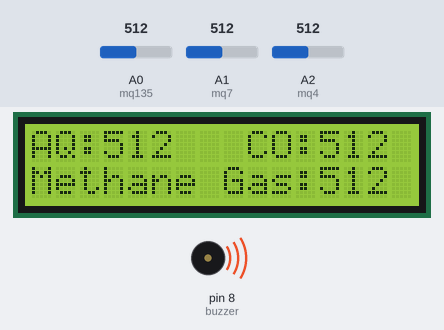
Bench run of a sketch on a simulated Arduino Uno, built with avr-gcc and run on an emulated ATmega328P. Shown: 16×2 character LCD, buzzer (waves = sounding, pin HIGH). The inputs (shaded band) are chosen by the test bench; at power-on: A0 (mq135) = 512, A1 (mq7) = 512, A2 (mq4) = 512.

Above: at 7.7 s.
7.8 s: A0 (mq135) set to 390
At 9.0 s:
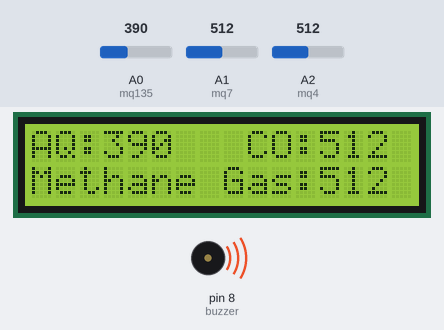
9.5 s: A1 (mq7) set to 390
At 10.9 s:
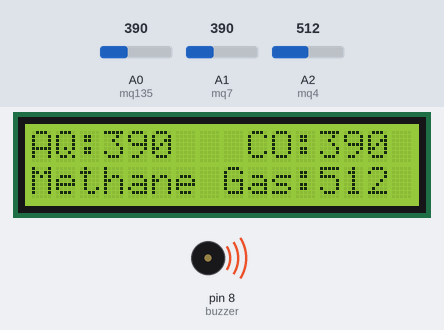
11.2 s: A2 (mq4) set to 419
At 11.8 s:
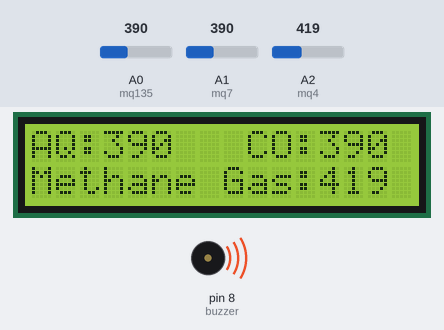
12.7 s: A2 (mq4) set to 391
At 13.8 s:
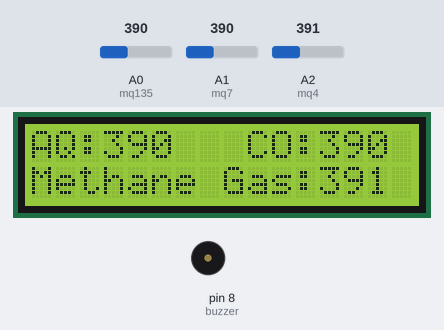
14.5 s: A0 (mq135) set to 412
At 15.8 s:
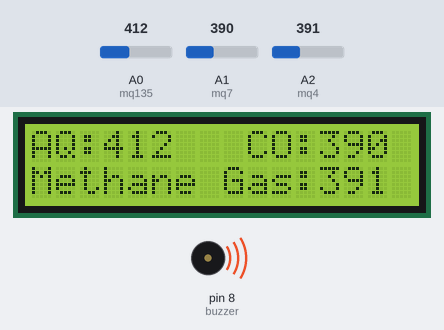
16.2 s: A1 (mq7) set to 410
At 16.7 s:
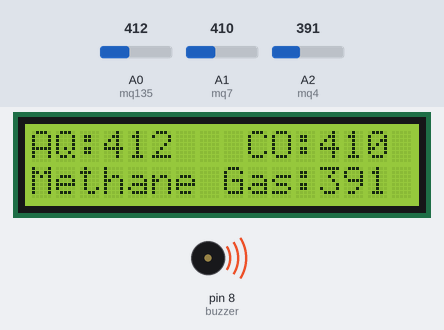
Timing chart, 0 to 18.7 s (numbered marks = the images above; inputs shaded):
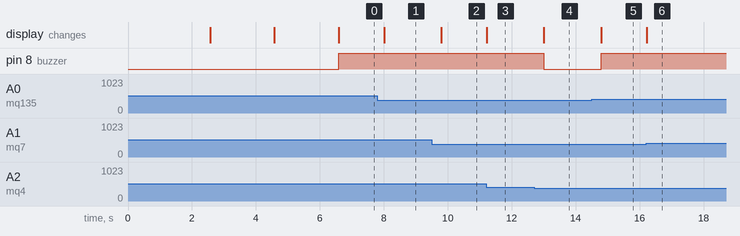

The sketch:

Ardiuno_Uno_code.ino
```cpp
#include <LiquidCrystal.h>

// LCD pin connections: RS, EN, D4, D5, D6, D7
LiquidCrystal lcd(12, 11, 5, 4, 3, 2);

// Sensor pins
int mq135 = A0;
int mq7   = A1;
int mq4   = A2;

// Buzzer pin
int buzzer = 8;

void setup() {
  // LCD begin
  lcd.begin(16, 2);

  // Welcome message
  lcd.clear();
  lcd.setCursor(0, 0);
  lcd.print(" Welcome to ");
  lcd.setCursor(0, 1);
  lcd.print("Pavni's Project");
  delay(2500);

  lcd.clear();
  lcd.print("Initializing..");
  delay(2000);

  // Pin modes
  pinMode(buzzer, OUTPUT);
  digitalWrite(buzzer, LOW);

  lcd.clear();
  lcd.print("Testing Sensors");
  delay(2000);
}

void loop() {

  // Read sensors
  int val135 = analogRead(mq135);
  int val7   = analogRead(mq7);
  int val4   = analogRead(mq4);

  lcd.clear();

  // --------- LINE 1 ----------
  lcd.setCursor(0,0);
  lcd.print("AQ:");
  lcd.print(val135);

  lcd.setCursor(9,0);
  lcd.print("CO:");
  lcd.print(val7);

  // --------- LINE 2 ----------
  lcd.setCursor(0,1);
  lcd.print("Methane Gas:");
  lcd.print(val4);

  // ----- ALERT LOGIC -----
  // If any sensor detects smoke → buzzer ON
  if (val135 > 400 || val7 > 400 || val4 > 400) {
    digitalWrite(buzzer, HIGH);
  } else {
    digitalWrite(buzzer, LOW);
  }

  delay(350);
}
```

Measured:
- the behaviour switches between 401 and 400 on A2 (mq4) (found by bisection; images 3 and 4)
- the behaviour switches between 400 and 401 on A0 (mq135) (found by bisection; images 4 and 5)
- after the input at 7.8 s, the display: changes after 0.21 s (image 1)
- after the input at 9.5 s, the display: changes after 0.30 s (image 2)
- after the input at 11.2 s, the display: changes at once (image 3)
- after the input at 12.7 s, pin 8 (buzzer): HIGH → LOW after 0.31 s; the display: changes after 0.31 s (image 4)
- after the input at 14.5 s, pin 8 (buzzer): LOW → HIGH after 0.29 s; the display: changes after 0.29 s (image 5)
- after the input at 16.2 s, the display: changes at once (image 6)
